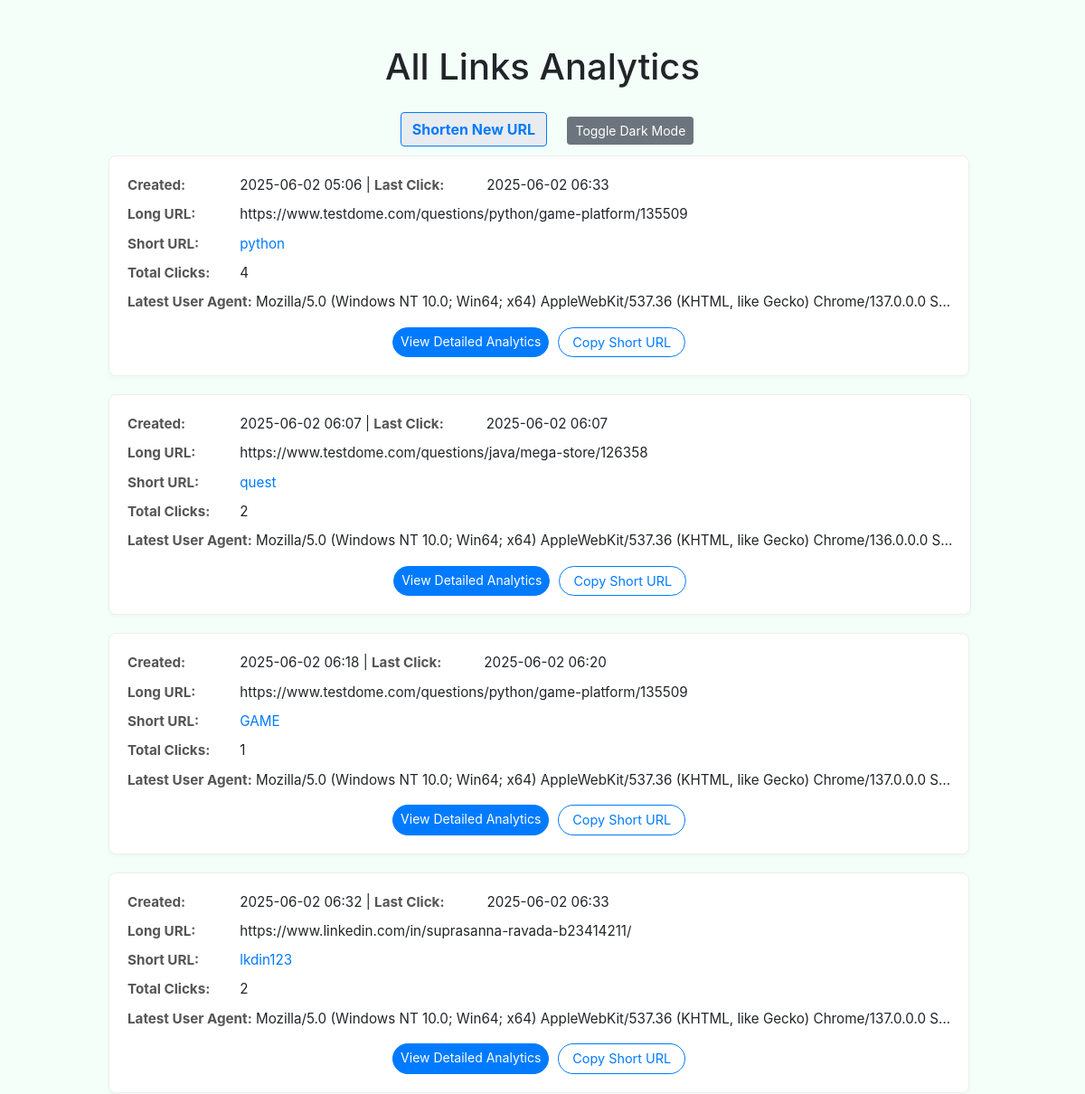
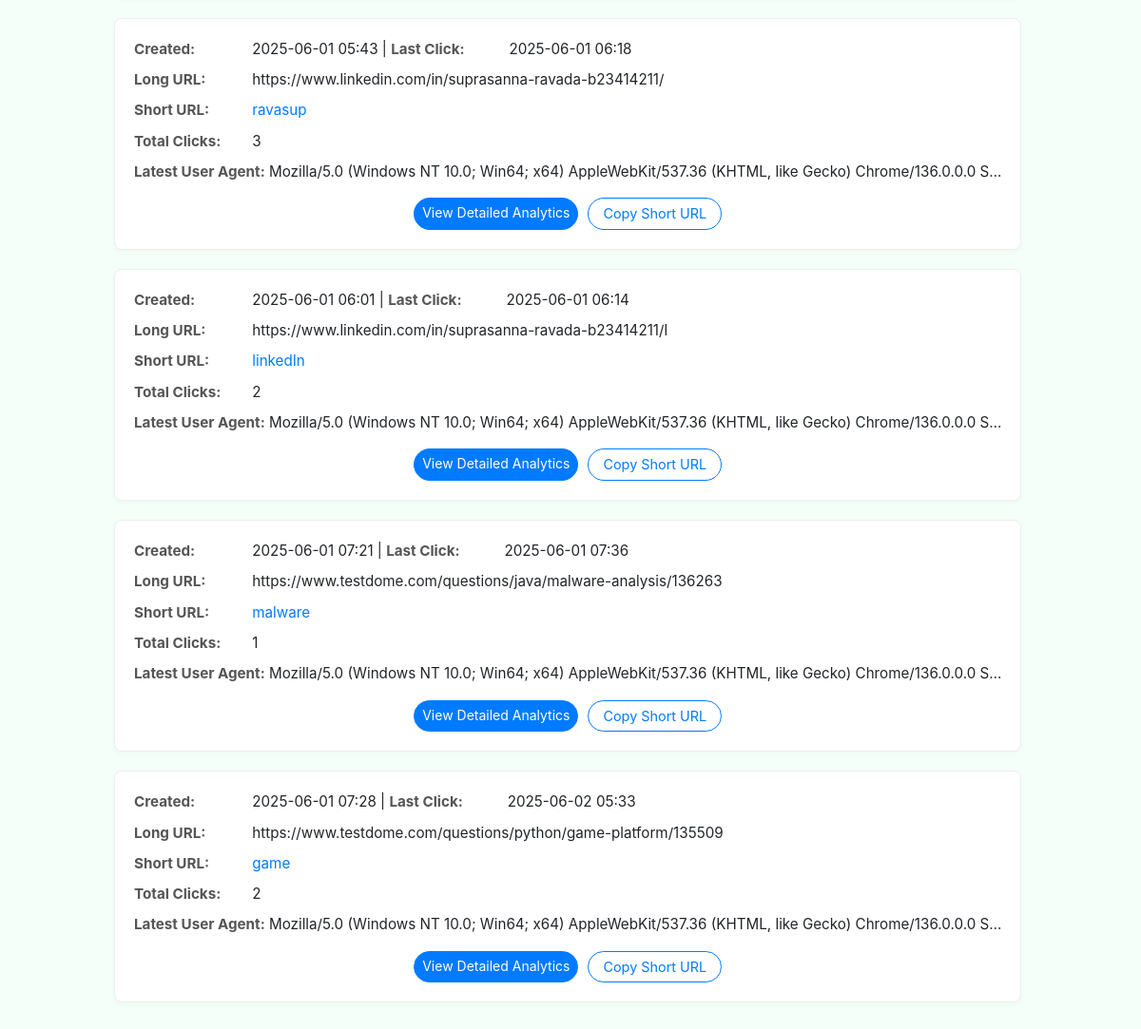
Page /all-analytics on the committed database (2 pictures, top to bottom).
### myapp/models.py (models this page shows, shortened)
class LongToShort(models.Model):
    long_url = models.URLField(max_length=500)
    short_url = models.CharField(max_length=50, unique=True)
    date = models.DateField(auto_now_add=True)
    clicks = models.IntegerField(default=0)
    created_at = models.DateTimeField(auto_now_add=True) # More precise timestamp
    last_accessed = models.DateTimeField(auto_now=True) # To track last click time
    user_agent = models.CharField(max_length=255, blank=True, null=True)
    referrer = models.URLField(max_length=500, blank=True, null=True)
    ip_address = models.GenericIPAddressField(blank=True, null=True)

### myapp/views.py (the view)
# urls.py: path('all-analytics',views.all_analytics,name='all_analytics'),
def all_analytics(request):
    rows = LongToShort.objects.all().order_by('-date')
    context = {
        "rows": rows # Pass the queryset directly
    }
    return render(request, "all-analytics.html", context)

### myapp/templates/all-analytics.html (shortened to what this page needs)
{%load static%}
<!DOCTYPE html>
<html lang="en" class="">
<head>
	<link rel="stylesheet" href="{% static 'bootstrap.min.css' %}" type="text/css" media="screen">
	<link rel="stylesheet" href="{% static 'style.css' %}" type="text/css" media="screen">
</head>
<body class="pace-done lout_stats30">
	<main id="content" role="main" class="wyniki wyniki_all">
		<div class="container">
			<div class="row">
				<div class="col-12 page_log_in mt-0">
					<h2 class="h1" style="text-align: center;">All Links Analytics</h2>
					<div class="butt_on mx-auto text-center mt-3">
						<a href="/" class="btn_m_l">Shorten New URL</a>
						<button id="darkModeToggle" class="btn btn-secondary btn-sm ml-2">Toggle Dark Mode</button>
					</div>
				</div>
				{% for obj in rows %}
				<div class="url_options url_stats_o" id="link-{{ obj.id }}">
					<p class="data_link"><strong>Created:</strong> {{ obj.created_at|date:"Y-m-d H:i" }} | <strong>Last Click:</strong> {{ obj.last_accessed|date:"Y-m-d H:i" }}</p>
					<p class="url_link">
						<strong>Long URL:</strong> {{ obj.long_url }}
					</p>
					<p id="short-link-{{ obj.id }}" class="link_element"><strong>
    Short URL: </strong><a href="/{{ obj.short_url }}" class="short_url_l" target="_blank">
        {{ obj.short_url }}</a>
</p>
					<p><strong>Total Clicks:</strong> {{ obj.clicks }}</p>
					<p><strong>Latest User Agent:</strong> {{ obj.user_agent|truncatechars:100 }}</p>
					<div class="stats_total btn-center">
						<a href="{% url 'analytics_detail' short_url=obj.short_url %}" class="btn btn-primary btn-sm">View Detailed Analytics</a>
						<button class="btn btn-outline-primary btn-sm copy-btn" onclick="copyToClipboard('short-link-{{ obj.id }}')">Copy Short URL</button>
					</div>
				</div>
				{% empty %}
				<div class="col-12 mt-4 text-center">
					<p>No shortened URLs yet. Shorten one <a href="/">here</a>!</p>
				</div>
				{% endfor %}
			</div>
		</div>
	</main>
</body>
</html>

### myapp/static/style.css (style rules this page uses)
body { font-family: -apple-system, BlinkMacMacSystemFont, "Segoe UI", Roboto, "Helvetica Neue", Arial, sans-serif; line-height: 1.6; color: #333; background-color: #f8f9fa; transition: background-color 0.3s ease, color 0.3s ease; }
main { padding-top: 50px; padding-bottom: 50px; }
.container { max-width: 960px; }
.h1 { font-size: 2.5rem; margin-bottom: 1rem; text-align: center; }
.btn_m_l { display: inline-block; padding: 12px 25px; margin: 10px; border-radius: 30px; text-decoration: none; font-weight: bold; transition: all 0.3s ease; border: 2px solid; }
.btn_m_l { background-color: transparent; color: #fff; border-color: #fff; }
.copy-btn { padding: 5px 15px; border-radius: 20px; font-size: 0.9rem; transition: background-color 0.3s ease, color 0.3s ease; }
.wyniki_all .url_options { background-color: #fff; border: 1px solid #eee; border-radius: 8px; padding: 20px; margin-bottom: 20px; box-shadow: 0 2px 5px rgba(0, 0, 0, 0.03); }
.wyniki_all .url_options p { margin-bottom: 8px; font-size: 0.95rem; }
.wyniki_all .url_options strong { color: #555; min-width: 120px; display: inline-block; }
.wyniki_all .url_options a.short_url_l { color: #007bff; text-decoration: none; word-break: break-all; }
.wyniki_all .stats_total.btn-center { text-align: center; margin-top: 15px; display: flex; justify-content: center; gap: 10px; }
.wyniki_all .stats_total .btn { border-radius: 20px; }

### myapp/templates/all-analytics.html (style rules this page uses)
body { background-color: mintcream; transition: background-color 0.3s ease, color 0.3s ease; color: #212529; }
.btn_m_l { color: #007bff; background-color: #e9ecef; border: 1px solid #007bff; padding: .375rem .75rem; font-size: 1rem; line-height: 1.5; border-radius: .25rem; display: inline-block; text-decoration: none; }
#darkModeToggle { transition: all 0.3s ease; color: #fff; background-color: #6c757d; border-color: #6c757d; }
body.light-mode #darkModeToggle { color: white; background-color: #6c757d; border-color: #6c757d; }

### rows in the picture
LongToShort: created_at "2025-06-02 05:06", last_accessed "2025-06-02 06:33", long_url "https://www.testdome.com/questions/python/game-platform/135509", short_url "python", clicks "4", user_agent "Mozilla/5.0 (Windows NT 10.0; Win64; x64) AppleWebKit/537.36 (KHTML, like Gecko) Chrome/137.0.0.0 S…"
LongToShort: created_at "2025-06-02 06:07", last_accessed "2025-06-02 06:07", long_url "https://www.testdome.com/questions/java/mega-store/126358", short_url "quest", clicks "2", user_agent "Mozilla/5.0 (Windows NT 10.0; Win64; x64) AppleWebKit/537.36 (KHTML, like Gecko) Chrome/136.0.0.0 S…"
LongToShort: created_at "2025-06-02 06:18", last_accessed "2025-06-02 06:20", long_url "https://www.testdome.com/questions/python/game-platform/135509", short_url "GAME", clicks "1", user_agent "Mozilla/5.0 (Windows NT 10.0; Win64; x64) AppleWebKit/537.36 (KHTML, like Gecko) Chrome/137.0.0.0 S…"
LongToShort: created_at "2025-06-02 06:32", last_accessed "2025-06-02 06:33", long_url "https://www.linkedin.com/in/suprasanna-ravada-b23414211/", short_url "lkdin123", clicks "2", user_agent "Mozilla/5.0 (Windows NT 10.0; Win64; x64) AppleWebKit/537.36 (KHTML, like Gecko) Chrome/137.0.0.0 S…"
LongToShort: created_at "2025-06-01 05:43", last_accessed "2025-06-01 06:18", long_url "https://www.linkedin.com/in/suprasanna-ravada-b23414211/", short_url "ravasup", clicks "3", user_agent "Mozilla/5.0 (Windows NT 10.0; Win64; x64) AppleWebKit/537.36 (KHTML, like Gecko) Chrome/136.0.0.0 S…"
LongToShort: created_at "2025-06-01 06:01", last_accessed "2025-06-01 06:14", long_url "https://www.linkedin.com/in/suprasanna-ravada-b23414211/l", short_url "linkedIn", clicks "2", user_agent "Mozilla/5.0 (Windows NT 10.0; Win64; x64) AppleWebKit/537.36 (KHTML, like Gecko) Chrome/136.0.0.0 S…"
LongToShort: created_at "2025-06-01 07:21", last_accessed "2025-06-01 07:36", long_url "https://www.testdome.com/questions/java/malware-analysis/136263", short_url "malware", clicks "1", user_agent "Mozilla/5.0 (Windows NT 10.0; Win64; x64) AppleWebKit/537.36 (KHTML, like Gecko) Chrome/136.0.0.0 S…"
LongToShort: created_at "2025-06-01 07:28", last_accessed "2025-06-02 05:33", long_url "https://www.testdome.com/questions/python/game-platform/135509", short_url "game", clicks "2", user_agent "Mozilla/5.0 (Windows NT 10.0; Win64; x64) AppleWebKit/537.36 (KHTML, like Gecko) Chrome/136.0.0.0 S…"
